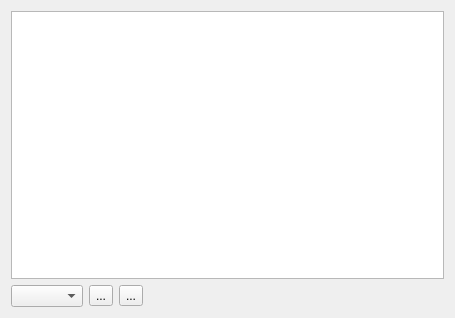
<?xml version="1.0" encoding="UTF-8"?>
<ui version="4.0">
 <class>Dialog</class>
 <widget class="QDialog" name="Dialog">
  <property name="geometry">
   <rect>
    <x>0</x>
    <y>0</y>
    <width>455</width>
    <height>318</height>
   </rect>
  </property>
  <property name="windowTitle">
   <string>Dialog</string>
  </property>
  <layout class="QGridLayout" name="gridLayout_2">
   <item row="0" column="0">
    <layout class="QGridLayout" name="gridLayout">
     <item row="1" column="1">
      <widget class="QToolButton" name="previous_btn">
       <property name="text">
        <string>...</string>
       </property>
       <property name="icon">
        <iconset>
         <normaloff>../img/arrow_1.svg</normaloff>../img/arrow_1.svg</iconset>
       </property>
      </widget>
     </item>
     <item row="1" column="2">
      <widget class="QToolButton" name="next_btn">
       <property name="text">
        <string>...</string>
       </property>
       <property name="icon">
        <iconset>
         <normaloff>../img/arrow_3.svg</normaloff>../img/arrow_3.svg</iconset>
       </property>
      </widget>
     </item>
     <item row="1" column="0">
      <widget class="QComboBox" name="error_grids_cbo"/>
     </item>
     <item row="1" column="3">
      <spacer name="horizontalSpacer">
       <property name="orientation">
        <enum>Qt::Horizontal</enum>
       </property>
       <property name="sizeHint" stdset="0">
        <size>
         <width>40</width>
         <height>20</height>
        </size>
       </property>
      </spacer>
     </item>
     <item row="0" column="0" colspan="4">
      <widget class="QPlainTextEdit" name="report_te"/>
     </item>
    </layout>
   </item>
  </layout>
 </widget>
 <resources/>
 <connections/>
</ui>
